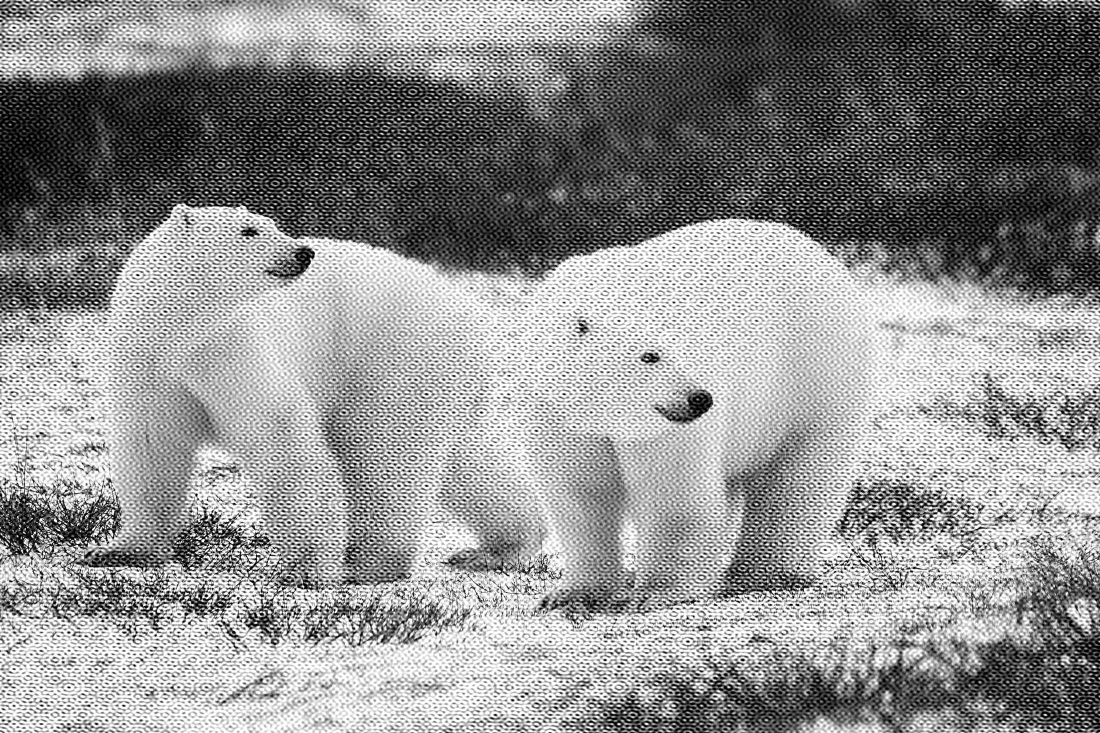
%> input picture NoiseReduction/Image3/ourspolaires.jpg, 2200 x 1466 px (shown at 1/2 size)
$ octave --eval "result = filtrerImageQ3(imread('ourspolaires.jpg'));"   (GNU Octave 9; MATLAB toolbox functions it lacks are replaced by stand-ins)
%> lines starting %> are read from the running program, lines starting %| are printed output that depends on the picture
function imageFiltree = filtrerImageQ3(image)
%On enleve le bruit cyclique avec des filtres passe bande

%Deux filtres coupe bande
[Du, Dv] = size(image); % taille du masque identique à celle de f
%> Du = 1466; Dv = 2200
D = @(u,v) ((u-Du/2).^2 + (v-Dv/2).^2).^0.5; % distance euclidienne au centre
D0 = 195; % le petit rayon du coupe bande numero 1
D02 = 398; % le petit rayon du coupe bande numero 2

W = 8; % la largeur de l'anneau du coupe bande numero 1
W2 = 8; % la largeur de l'anneau du coupe bande numero 2

[v,u] = meshgrid(1:Dv,1:Du);
masque = double( ((D(u,v) < D0) | (D(u,v) > (D0+W))) & ((D(u,v) < D02) | (D(u,v) > (D02+W2))) );

%masqueButterworthCoueBande1 = 1 /(1 +( (D(u,v)*W)/(mpower(D(u,v),2)-(D0*D0)) ));
%masqueButterworthCoueBande2 = 1 /(1 +( (D(u,v)*W2)/(mpower(D(u,v),2)-(D02*D02)) ));

subplot(1,2,1),imshow(masque);
%le masque des coupes bandes 1 et 2 doit être de la bonne taille
if ~isequal(size(masque),size(image))
    error('L''image et le masque doivent avoir la même taille.')
end


%On traite l'image en double
if isequal(class(image),'uint8')
    image = im2double(image);
end


% Calcul et centrage du spectre de l'image
Fc = fftshift( fft2(double(image)) );

% Multiplication point par point du spectre et du masque coupe bande 1
Fc1 = Fc.*masque;

% Decentrage du spectre
F1 = ifftshift(Fc1);

% Calcul de la transformée inverse
imageFiltreeSansMedian = real( ifft2(F1) );
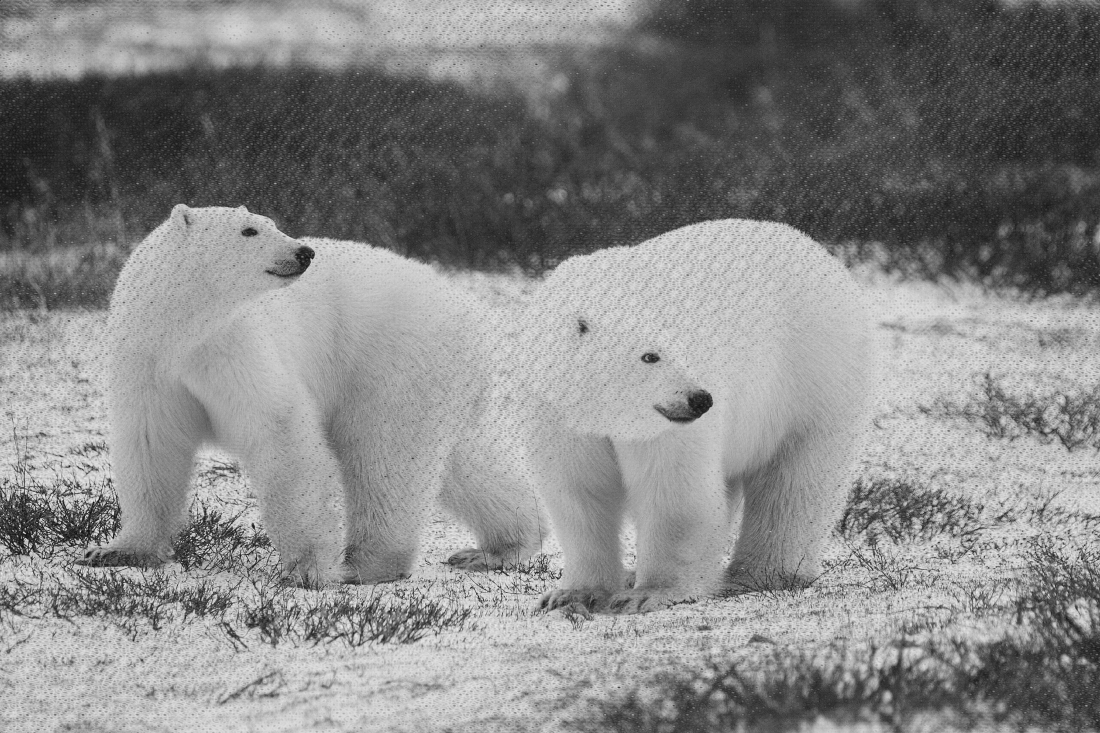
%> imageFiltreeSansMedian: size 1466x2200 double (shown at 1/2 size); min -0.0921, max 1.14, mean 0.56; drawn with min black and max white

%Reduction du sel et poivre avec filtres median
passe = medfilt2(imageFiltreeSansMedian,[3,3]);
imageFiltree = medfilt2(passe,[3,3]);

subplot(3,2,1),imshow(image),title('Avant le traitement frequentiel');
imageFiltree = uint8(imageFiltree*255);
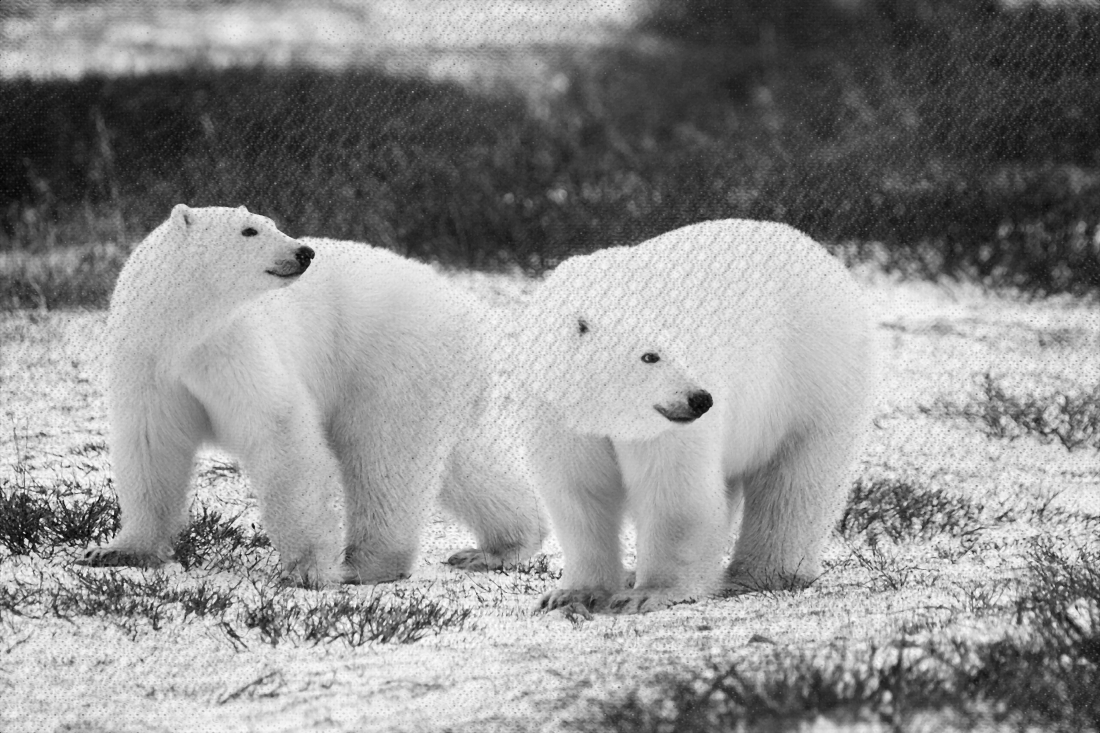
%> imageFiltree: size 1466x2200 uint8 (shown at 1/2 size); min 0, max 255, mean 143.2
%> `result = filtrerImageQ3(imread('ourspolaires.jpg'));`:
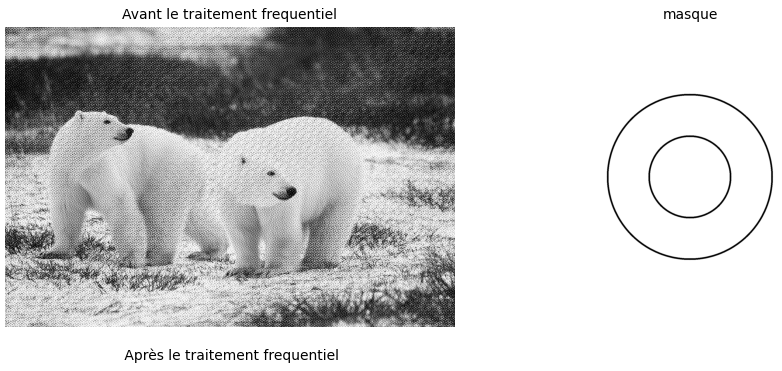
%> figure redrawn from the program's plot data, 3 panels
subplot(3,2,2),imshow(masque),title('masque');
subplot(3,2,3),imshow(imageFiltree),title(' Après le traitement frequentiel');

end
